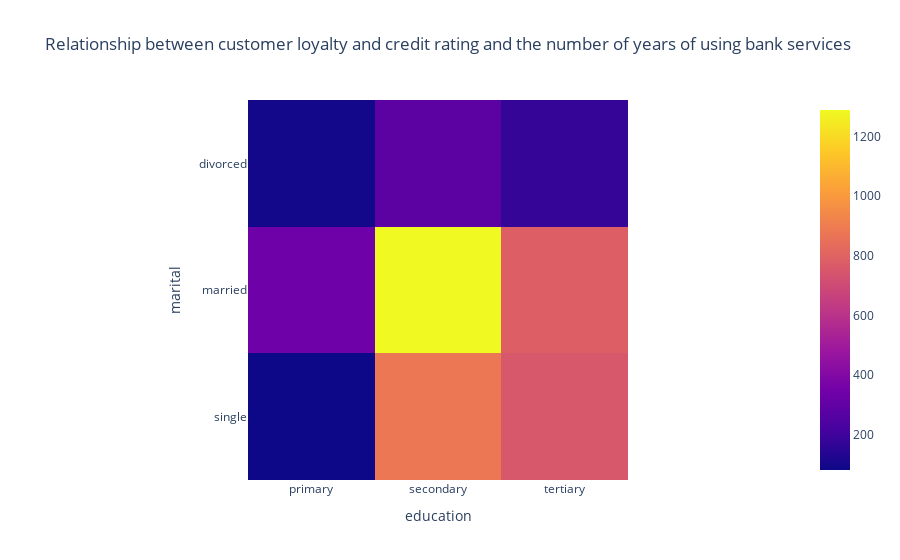

Write notebook code for a chart like this one.
### Markdown cell above
Divide the table into two parts: for those who opened a deposit, and for those who did not. For each part, build a summary chart by educational level and marital status. Present the results as heat maps.

### Code cell
df_yes = df_clean[df_clean['deposit']=='yes'].groupby(['marital', 'education'], as_index=False)['deposit'].value_counts()
df_no = df_clean[df_clean['deposit']=='no'].groupby(['marital', 'education'], as_index=False)['deposit'].value_counts()

pivot = df_yes.pivot_table(
    index = 'marital', 
    columns = 'education', 
    values = 'count'
)
display(pivot)
fig = px.imshow(
    pivot,
    title ='Relationship between customer loyalty and credit rating and the number of years of using bank services'
)
fig.show()

### Figure 1 — Plotly figure (JSON) as saved in the notebook; plotly's stock layout.template omitted (floating-point values rounded to 4 significant figures)
{"data": [{"coloraxis": "coloraxis", "hovertemplate": "education: %{x}<br>marital: %{y}<br>color: %{z}<extra></extra>", "name": "0", "type": "heatmap", "x": ["primary", "secondary", "tertiary"], "xaxis": "x", "y": ["divorced", "married", "single"], "yaxis": "y", "z": [[96, 283, 174], [339, 1289, 784], [82, 879, 755]]}], "layout": {"coloraxis": {"colorscale": [[0, "#0d0887"], [0.1111, "#46039f"], [0.2222, "#7201a8"], [0.3333, "#9c179e"], [0.4444, "#bd3786"], [0.5556, "#d8576b"], [0.6667, "#ed7953"], [0.7778, "#fb9f3a"], [0.8889, "#fdca26"], [1, "#f0f921"]]}, "title": {"text": "Relationship between customer loyalty and credit rating and the number of years of using bank services"}, "xaxis": {"anchor": "y", "constrain": "domain", "domain": [0, 1], "scaleanchor": "y", "title": {"text": "education"}}, "yaxis": {"anchor": "x", "autorange": "reversed", "constrain": "domain", "domain": [0, 1], "title": {"text": "marital"}}}}
